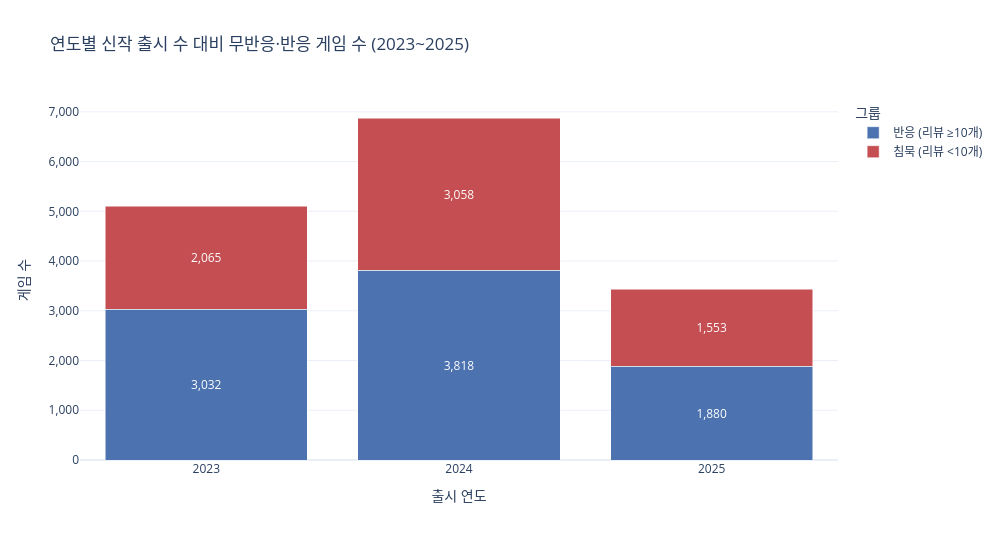
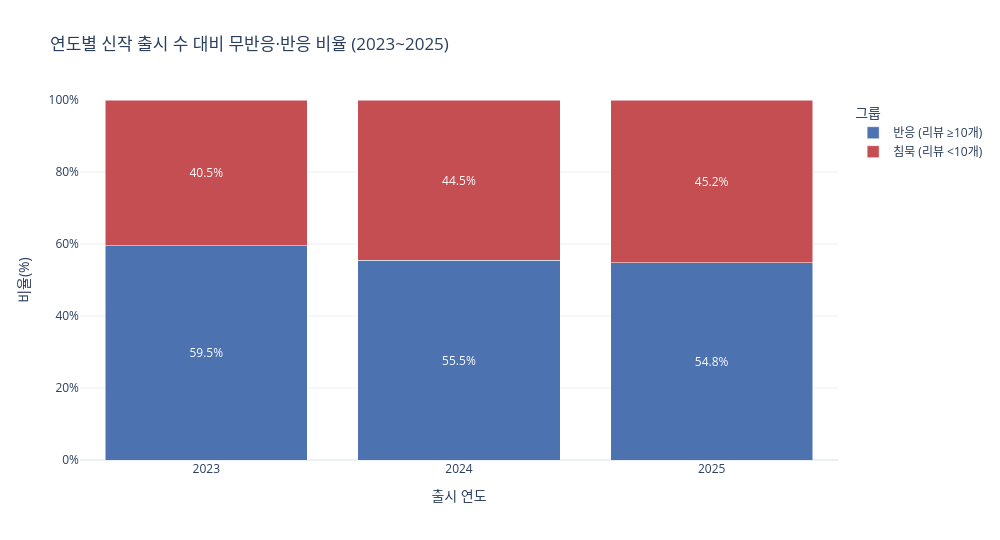

The code cell stored with these charts, in order, in its notebook:
### Code cell
STACK_COLOR = {
    "반응 (리뷰 ≥10개)": "#4C72B0",
    "침묵 (리뷰 <10개)": "#C44E52",
}
STACK_ORDER = ["반응 (리뷰 ≥10개)", "침묵 (리뷰 <10개)"]

trend_long = trend.melt(
    id_vars=["release_year", "base_count"],
    value_vars=["response_count", "silence_count"],
    var_name="group",
    value_name="game_count",
)
trend_long["group"] = trend_long["group"].map(
    {
        "response_count": "반응 (리뷰 ≥10개)",
        "silence_count": "침묵 (리뷰 <10개)",
    }
)
trend_long["ratio"] = trend_long["game_count"] / trend_long["base_count"] * 100

# 절대 수 누적 막대 그래프
abs_fig = px.bar(
    trend_long,
    x="release_year",
    y="game_count",
    color="group",
    color_discrete_map=STACK_COLOR,
    category_orders={"group": STACK_ORDER},
    title="연도별 신작 출시 수 대비 무반응·반응 게임 수 (2023~2025)",
    labels={"release_year": "출시 연도", "game_count": "게임 수", "group": "그룹"},
    text="game_count",
)
abs_fig.update_traces(texttemplate="%{text:,}", textposition="inside", insidetextanchor="middle")
abs_fig.update_layout(
    template="plotly_white",
    barmode="stack",
    width=1000,
    height=540,
    xaxis=dict(tickmode="array", tickvals=[2023, 2024, 2025]),
    yaxis=dict(tickformat=",", title="게임 수"),
    legend_title_text="그룹",
)
abs_fig.show()

# 비율 누적 막대 그래프
ratio_fig = px.bar(
    trend_long,
    x="release_year",
    y="ratio",
    color="group",
    color_discrete_map=STACK_COLOR,
    category_orders={"group": STACK_ORDER},
    title="연도별 신작 출시 수 대비 무반응·반응 비율 (2023~2025)",
    labels={"release_year": "출시 연도", "ratio": "비율(%)", "group": "그룹"},
    text="ratio",
)
ratio_fig.update_traces(texttemplate="%{text:.1f}%", textposition="inside", insidetextanchor="middle")
ratio_fig.update_layout(
    template="plotly_white",
    barmode="stack",
    width=1000,
    height=540,
    xaxis=dict(tickmode="array", tickvals=[2023, 2024, 2025]),
    yaxis=dict(ticksuffix="%", range=[0, 100]),
    legend_title_text="그룹",
)
ratio_fig.show()

### Figure 1 — Plotly figure (JSON) as saved in the notebook; plotly's stock layout.template omitted (floating-point values rounded to 4 significant figures)
{"data": [{"hovertemplate": "그룹=반응 (리뷰 ≥10개)<br>출시 연도=%{x}<br>게임 수=%{text}<extra></extra>", "insidetextanchor": "middle", "legendgroup": "반응 (리뷰 ≥10개)", "marker": {"color": "#4C72B0", "pattern": {"shape": ""}}, "name": "반응 (리뷰 ≥10개)", "orientation": "v", "showlegend": true, "text": [3032.0, 3818.0, 1880.0], "textposition": "inside", "texttemplate": "%{text:,}", "type": "bar", "x": [2023, 2024, 2025], "xaxis": "x", "y": [3032, 3818, 1880], "yaxis": "y"}, {"hovertemplate": "그룹=침묵 (리뷰 <10개)<br>출시 연도=%{x}<br>게임 수=%{text}<extra></extra>", "insidetextanchor": "middle", "legendgroup": "침묵 (리뷰 <10개)", "marker": {"color": "#C44E52", "pattern": {"shape": ""}}, "name": "침묵 (리뷰 <10개)", "orientation": "v", "showlegend": true, "text": [2065.0, 3058.0, 1553.0], "textposition": "inside", "texttemplate": "%{text:,}", "type": "bar", "x": [2023, 2024, 2025], "xaxis": "x", "y": [2065, 3058, 1553], "yaxis": "y"}], "layout": {"barmode": "stack", "height": 540, "legend": {"title": {"text": "그룹"}, "tracegroupgap": 0}, "title": {"text": "연도별 신작 출시 수 대비 무반응·반응 게임 수 (2023~2025)"}, "width": 1000, "xaxis": {"anchor": "y", "domain": [0, 1], "tickmode": "array", "tickvals": [2023, 2024, 2025], "title": {"text": "출시 연도"}}, "yaxis": {"anchor": "x", "domain": [0, 1], "tickformat": ",", "title": {"text": "게임 수"}}}}

### Figure 2 — Plotly figure (JSON) as saved in the notebook; plotly's stock layout.template omitted (floating-point values rounded to 4 significant figures)
{"data": [{"hovertemplate": "그룹=반응 (리뷰 ≥10개)<br>출시 연도=%{x}<br>비율(%)=%{text}<extra></extra>", "insidetextanchor": "middle", "legendgroup": "반응 (리뷰 ≥10개)", "marker": {"color": "#4C72B0", "pattern": {"shape": ""}}, "name": "반응 (리뷰 ≥10개)", "orientation": "v", "showlegend": true, "text": [59.49, 55.53, 54.76], "textposition": "inside", "texttemplate": "%{text:.1f}%", "type": "bar", "x": [2023, 2024, 2025], "xaxis": "x", "y": [59.49, 55.53, 54.76], "yaxis": "y"}, {"hovertemplate": "그룹=침묵 (리뷰 <10개)<br>출시 연도=%{x}<br>비율(%)=%{text}<extra></extra>", "insidetextanchor": "middle", "legendgroup": "침묵 (리뷰 <10개)", "marker": {"color": "#C44E52", "pattern": {"shape": ""}}, "name": "침묵 (리뷰 <10개)", "orientation": "v", "showlegend": true, "text": [40.51, 44.47, 45.24], "textposition": "inside", "texttemplate": "%{text:.1f}%", "type": "bar", "x": [2023, 2024, 2025], "xaxis": "x", "y": [40.51, 44.47, 45.24], "yaxis": "y"}], "layout": {"barmode": "stack", "height": 540, "legend": {"title": {"text": "그룹"}, "tracegroupgap": 0}, "title": {"text": "연도별 신작 출시 수 대비 무반응·반응 비율 (2023~2025)"}, "width": 1000, "xaxis": {"anchor": "y", "domain": [0, 1], "tickmode": "array", "tickvals": [2023, 2024, 2025], "title": {"text": "출시 연도"}}, "yaxis": {"anchor": "x", "domain": [0, 1], "range": [0, 100], "ticksuffix": "%", "title": {"text": "비율(%)"}}}}
